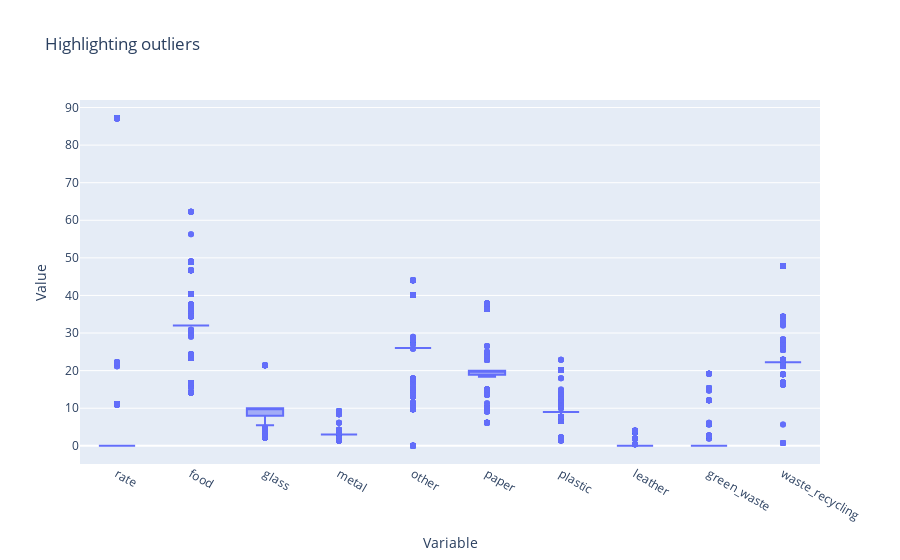

Notebook source saved alongside this figure:
### Markdown cell above
##### 1 - Boxplot

### Code cell
subset_df = df[['rate', 'food', 'glass', 'metal', 'other', 'paper', 'plastic', 'leather', 'green_waste', 'waste_recycling']]

fig = px.box(subset_df, title='Highlighting outliers')
fig.update_layout(xaxis_title='Variable', yaxis_title='Value')
fig.show()

### Figure 1 — Plotly figure (JSON) as saved in the notebook; plotly's stock layout.template omitted (floating-point values rounded to 4 significant figures; data arrays with more than 128 entries replaced by an {"elided": "..."} marker saying what was removed)
{"data": [{"alignmentgroup": "True", "hovertemplate": "variable=%{x}<br>value=%{y}<extra></extra>", "legendgroup": "", "marker": {"color": "#636efa"}, "name": "", "notched": false, "offsetgroup": "", "orientation": "v", "showlegend": false, "type": "box", "x": {"elided": "35920 str values"}, "x0": " ", "xaxis": "x", "y": {"elided": "35920 float values"}, "y0": " ", "yaxis": "y"}], "layout": {"boxmode": "group", "legend": {"tracegroupgap": 0}, "title": {"text": "Highlighting outliers"}, "xaxis": {"anchor": "y", "domain": [0, 1], "title": {"text": "Variable"}}, "yaxis": {"anchor": "x", "domain": [0, 1], "title": {"text": "Value"}}}}
